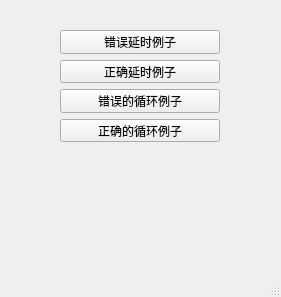
<?xml version="1.0" encoding="UTF-8"?>
<ui version="4.0">
 <class>MainWindow</class>
 <widget class="QMainWindow" name="MainWindow">
  <property name="geometry">
   <rect>
    <x>0</x>
    <y>0</y>
    <width>281</width>
    <height>297</height>
   </rect>
  </property>
  <property name="windowTitle">
   <string>MainWindow</string>
  </property>
  <widget class="QWidget" name="centralwidget">
   <widget class="QWidget" name="verticalLayoutWidget">
    <property name="geometry">
     <rect>
      <x>60</x>
      <y>30</y>
      <width>160</width>
      <height>112</height>
     </rect>
    </property>
    <layout class="QVBoxLayout" name="verticalLayout">
     <item>
      <widget class="QPushButton" name="pushButton">
       <property name="text">
        <string>错误延时例子</string>
       </property>
      </widget>
     </item>
     <item>
      <widget class="QPushButton" name="pushButton_2">
       <property name="text">
        <string>正确延时例子</string>
       </property>
      </widget>
     </item>
     <item>
      <widget class="QPushButton" name="pushButton_3">
       <property name="text">
        <string>错误的循环例子</string>
       </property>
      </widget>
     </item>
     <item>
      <widget class="QPushButton" name="pushButton_4">
       <property name="text">
        <string>正确的循环例子</string>
       </property>
      </widget>
     </item>
    </layout>
   </widget>
  </widget>
  <widget class="QMenuBar" name="menubar">
   <property name="geometry">
    <rect>
     <x>0</x>
     <y>0</y>
     <width>281</width>
     <height>23</height>
    </rect>
   </property>
  </widget>
  <widget class="QStatusBar" name="statusbar"/>
 </widget>
 <resources/>
 <connections/>
</ui>
